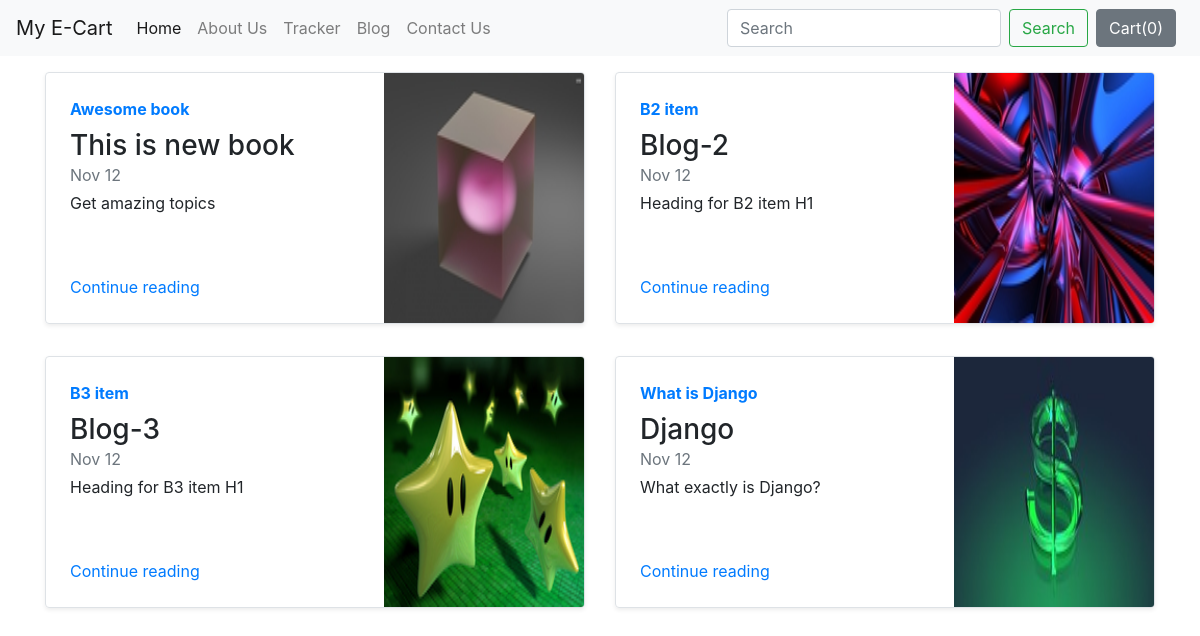
Screenshot of /blog/ with the database file from the repository.
### blog/models.py (models this page shows, shortened)
class Blogpost(models.Model):
    post_id = models.AutoField(primary_key=True)
    title = models.CharField(max_length=50)
    head0 = models.CharField(max_length=500, default="")
    chead0 = models.CharField(max_length=5000, default="")
    head1 = models.CharField(max_length=500, default="")
    chead1 = models.CharField(max_length=5000, default="")
    head2 = models.CharField(max_length=500, default="")
    chead2 = models.CharField(max_length=5000, default="")
    pub_date = models.DateField()
    thumbnail = models.ImageField(upload_to='shop/images', default="")

### blog/views.py (the view)
# urls.py: path('', views.index),
def index(request):
    myposts = Blogpost.objects.all()
    return render(request, 'blog/index.html',{'myposts':myposts})

### blog/templates/blog/index.html
{% extends 'blog/basic.html' %}
{% block body %}
  <div class="container mt-3">
    <div class="row my-2">
    {% for item in myposts %}
    <div class="col-md-6">
      <div class="row no-gutters border rounded overflow-hidden flex-md-row mb-4 shadow-sm h-md-250 position-relative">
        <div class="col p-4 d-flex flex-column position-static">
          <strong class="d-inline-block mb-2 text-primary">{{item.head0}}</strong>
          <h3 class="mb-0">{{item.title}}</h3>
          <div class="mb-1 text-muted">Nov 12</div>
          <p class="card-text mb-auto">{{item.head1}}</p>
          <a href="blogpost/{{item.post_id}}" class="stretched-link">Continue reading</a>
        </div>
        <div class="col-auto d-none d-lg-block">
          <img src="/media/{{item.thumbnail}}" class="bd-placeholder-img" width="200" height="250"  aria-label="Placeholder: Thumbnail"/>
        </div>
      </div>
    </div>
      {% if forloop.counter|divisibleby:2 %}
  </div><div class="row my-2">
    {% endif %}
    {% endfor %}
</div>
{% endblock %}

### rows the page displays
Blogpost: head0 "Awesome book", title "This is new book", head1 "Get amazing topics", thumbnail (picture)
Blogpost: head0 "B2 item", title "Blog-2", head1 "Heading for B2 item H1", thumbnail (picture)
Blogpost: head0 "B3 item", title "Blog-3", head1 "Heading for B3 item H1", thumbnail (picture)
Blogpost: head0 "What is Django", title "Django", head1 "What exactly is Django?", thumbnail (picture)
